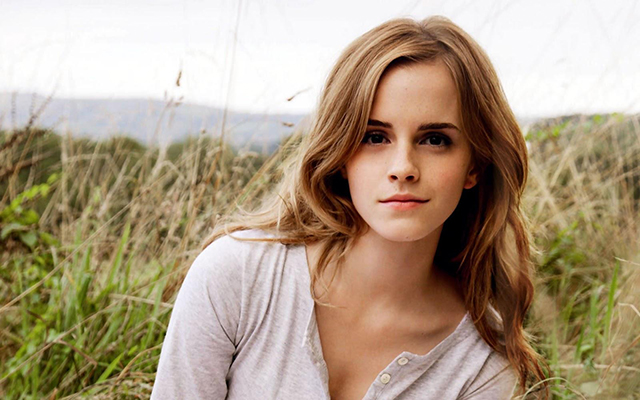
#> input picture resources/emma.jpg, 640 x 400 px
$ python r1.py   (older library calls are emulated)
#> lines starting #> are read from the running program, lines starting #| are printed output that depends on the picture; after the words box and inside, x2 and y2 are one past the last pixel; in counts of white or black regions, pixels touching at a corner belong together
import cv2
import numpy as np
import matplotlib.pyplot as plt

img = cv2.imread("../resources/emma.jpg")
#> img is the input picture: shape (400, 640, 3); mean B, G, R 131.1, 155.2, 173.4
img = cv2.resize(img, (512, 320))
#> img: shape (320, 512, 3)
img_gray = cv2.cvtColor(img, cv2.COLOR_BGR2GRAY)
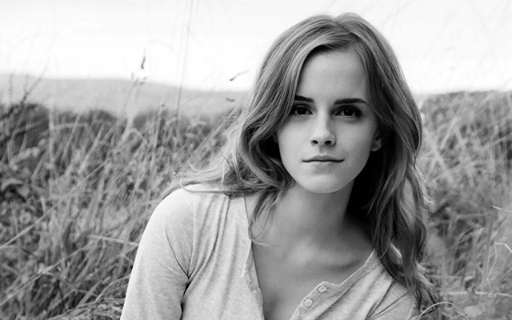
#> img_gray: shape (320, 512); min 0, max 255, mean 157.8

img_gray_hist = cv2.calcHist([img_gray], [0], None, [255], [0, 255])
#> img_gray_hist = 255 values, max 6156 at index 250, min 116 at index 16, mean 633.9
equalized_img = cv2.equalizeHist(img_gray)
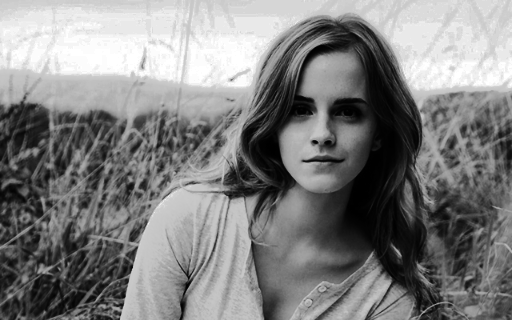
#> equalized_img: shape (320, 512); min 0, max 255, mean 127.9
equalized_hist = cv2.calcHist([equalized_img], [0], None, [255], [0, 255])
#> equalized_hist = 255 values, max 6156 at index 233, min 0 at index 53, mean 633.9

CM = ((np.max(img_gray) - np.min(img_gray)) / (np.max(img_gray) + np.min(img_gray)))
#> CM = 1
michalson = CM * img_gray

_, binary_thresh = cv2.threshold(img_gray, 150, 255, cv2.THRESH_BINARY)
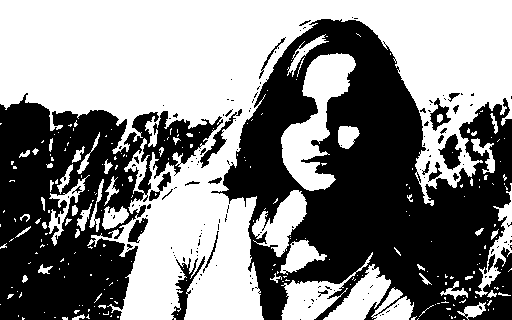
#> binary_thresh: shape (320, 512); 52.5% white; 150 black regions (125 under 20 px), largest, box (x1, y1, x2, y2) and area: (211, 19, 512, 320) 47710, (0, 93, 223, 320) 26634, (171, 256, 205, 320) 633
gaussian_thresh = cv2.adaptiveThreshold(img_gray,255,cv2.ADAPTIVE_THRESH_GAUSSIAN_C,cv2.THRESH_BINARY,5,3)
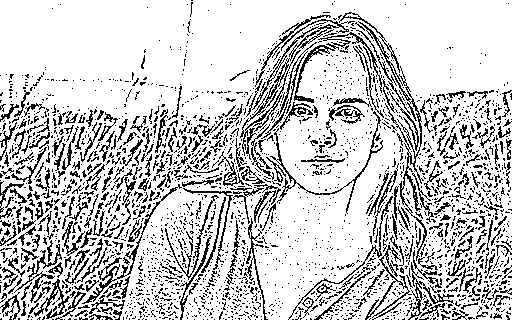
#> gaussian_thresh: shape (320, 512); 79.4% white; black in thin lines or dots

kernel = np.ones((3, 3), dtype="uint8")
eroded = cv2.erode(binary_thresh, kernel, iterations=1)
#> eroded: shape (320, 512); 44.6% white; 154 white regions (112 under 20 px), largest, box (x1, y1, x2, y2) and area: (0, 0, 512, 320) 61178, (282, 55, 355, 190) 3931, (325, 267, 390, 320) 1350
dilate = cv2.dilate(binary_thresh, kernel, iterations=1)
#> dilate: shape (320, 512); 61.1% white; 95 black regions (68 under 20 px), largest, box (x1, y1, x2, y2) and area: (224, 20, 512, 320) 38214, (0, 101, 142, 320) 19384, (251, 242, 287, 320) 1546
gradient = dilate - eroded
#> gradient: shape (320, 512); 16.5% white; 136 white regions (79 under 20 px), largest, box (x1, y1, x2, y2) and area: (207, 16, 512, 320) 10109, (0, 92, 243, 320) 8795, (456, 173, 512, 320) 1709

opening = cv2.morphologyEx(binary_thresh, cv2.MORPH_OPEN, kernel)  # erode,dilate,gradient,opening,closing
#> opening: shape (320, 512); 50.3% white; 68 black regions (56 under 20 px), largest, box (x1, y1, x2, y2) and area: (208, 17, 512, 320) 50136, (0, 93, 242, 320) 29280, (171, 224, 219, 320) 887

laplace = cv2.Laplacian(eroded, cv2.CV_32F)
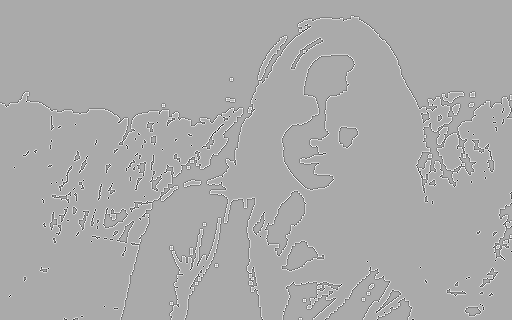
#> laplace: shape (320, 512) float32; min -1020, max 510, mean 0; drawn with min black and max white

gauss_noise = np.random.normal(0, 1, img_gray.size)
gauss_noise = gauss_noise.reshape(img_gray.shape[0], img_gray.shape[1]).astype('uint8')

gauss_image = cv2.add(img_gray,gauss_noise)

mean_filter_kernel = np.ones((3, 3), dtype="uint8") / 9.0

mean = cv2.filter2D(img_gray, -1, mean_filter_kernel)  # kernel oluşturulduktan sonra her filtre için çalışır
median = cv2.medianBlur(img_gray, 3)
gauss = cv2.GaussianBlur(img_gray, (3, 3), 0)
bilateral = cv2.bilateralFilter(img_gray, 3, 70, 50)

inverted = np.invert(img_gray)
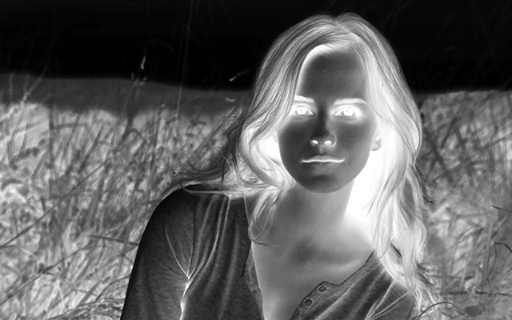
#> inverted: shape (320, 512); min 0, max 255, mean 97.2

# [7 lines of commented-out code are left out]

cv2.imshow("Original", img)
cv2.imshow("Gray", img_gray)
cv2.imshow("Binary Thresh", binary_thresh)
cv2.imshow("Gauss Thresh", gaussian_thresh)
cv2.imshow("Erode", eroded)
cv2.imshow("Dilate", dilate)
cv2.imshow("Gradient", gradient)
cv2.imshow("Opening", opening)
cv2.imshow("Laplace", laplace)
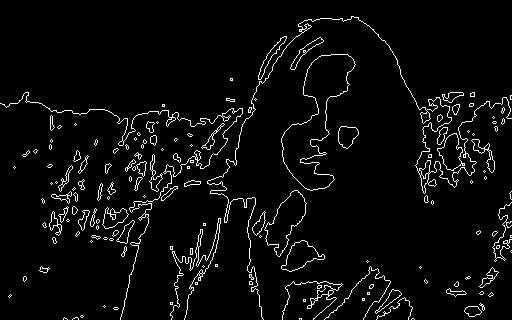
#> window 'Laplace': shape (320, 512); 4.2% white in thin lines or dots
cv2.imshow("Gauss Noisy", gauss_image)
cv2.imshow("Mean", mean)
cv2.imshow("Median", median)
cv2.imshow("Gauss", gauss)
cv2.imshow("Bilateral", bilateral)
cv2.imshow("Inverted", inverted)
cv2.waitKey()

$ run again, with resources/einstein.jpg copied over resources/emma.jpg
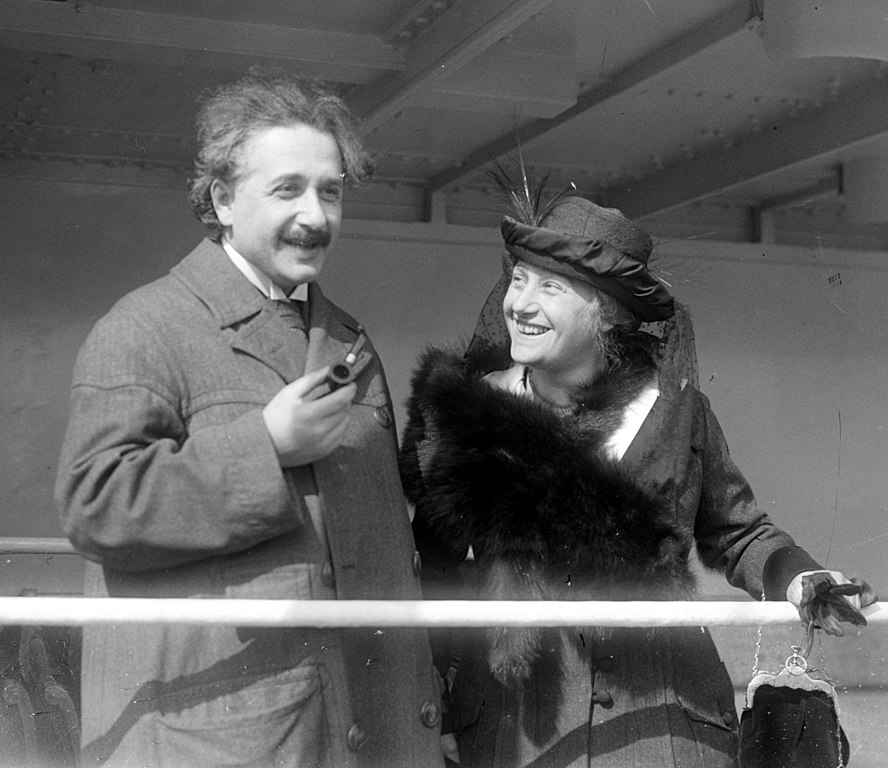
#> input picture resources/einstein.jpg, 888 x 768 px
#> img is the input picture: shape (768, 888, 3); min 0, max 255, mean 95.5
#> img: shape (320, 512, 3)
#> img_gray_hist = 255 values, max 2115 at index 70, min 63 at index 205, mean 638.7
#> `equalized_img = cv2.equalizeHist(img_gray)`:
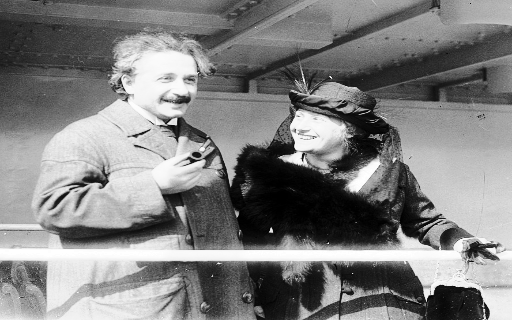
#> equalized_img: shape (320, 512); min 0, max 255, mean 128
#> equalized_hist = 255 values, max 2115 at index 81, min 0 at index 33, mean 638.7
#> CM = 1
#> binary_thresh: shape (320, 512); 12.5% white; 237 white regions (217 under 20 px), largest, box (x1, y1, x2, y2) and area: (0, 235, 512, 320) 9177, (47, 49, 199, 161) 5404, (47, 288, 155, 320) 1489
#> gaussian_thresh: shape (320, 512); 76.8% white; black in thin lines or dots
#> eroded: shape (320, 512); 8.1% white; 70 white regions (56 under 20 px), largest, box (x1, y1, x2, y2) and area: (0, 240, 462, 309) 5949, (110, 51, 194, 124) 2615, (291, 114, 343, 150) 787
#> dilate: shape (320, 512); 17.3% white; 70 white regions (45 under 20 px), largest, box (x1, y1, x2, y2) and area: (0, 234, 512, 320) 11386, (42, 47, 205, 200) 10572, (46, 286, 159, 320) 2157
#> gradient: shape (320, 512); 9.2% white; 84 white regions (53 under 20 px), largest, box (x1, y1, x2, y2) and area: (42, 47, 205, 200) 6220, (0, 234, 512, 320) 4301, (46, 286, 159, 320) 1212
#> opening: shape (320, 512); 10.9% white; 48 white regions (24 under 20 px), largest, box (x1, y1, x2, y2) and area: (0, 239, 479, 310) 7905, (109, 50, 195, 125) 3293, (110, 145, 201, 186) 1114
#> `cv2.imshow("Laplace", laplace)`:
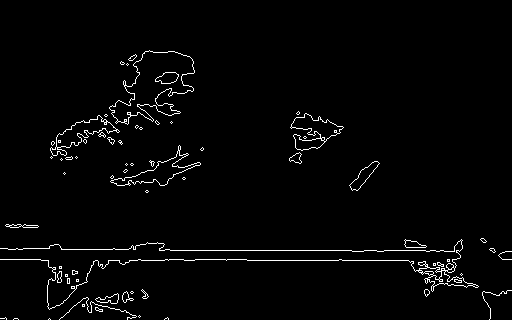
#> window 'Laplace': shape (320, 512); 2.2% white in thin lines or dots, all inside (x1, y1, x2, y2) = (0, 50, 512, 320)
